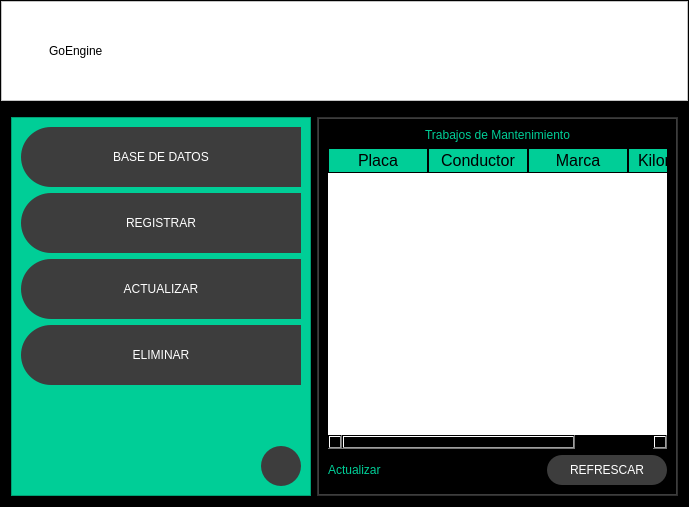
<?xml version="1.0" encoding="UTF-8"?>
<ui version="4.0">
 <class>MainWindow</class>
 <widget class="QMainWindow" name="MainWindow">
  <property name="geometry">
   <rect>
    <x>0</x>
    <y>0</y>
    <width>689</width>
    <height>507</height>
   </rect>
  </property>
  <property name="windowTitle">
   <string>MainWindow</string>
  </property>
  <widget class="QWidget" name="centralwidget">
   <layout class="QVBoxLayout" name="verticalLayout_12">
    <property name="leftMargin">
     <number>0</number>
    </property>
    <property name="topMargin">
     <number>0</number>
    </property>
    <property name="rightMargin">
     <number>0</number>
    </property>
    <property name="bottomMargin">
     <number>0</number>
    </property>
    <item>
     <widget class="QFrame" name="frame">
      <property name="styleSheet">
       <string notr="true">background-color: rgb(0, 0, 0);</string>
      </property>
      <property name="frameShape">
       <enum>QFrame::StyledPanel</enum>
      </property>
      <property name="frameShadow">
       <enum>QFrame::Raised</enum>
      </property>
      <layout class="QVBoxLayout" name="verticalLayout_2" stretch="1,8">
       <property name="leftMargin">
        <number>0</number>
       </property>
       <property name="topMargin">
        <number>0</number>
       </property>
       <property name="rightMargin">
        <number>0</number>
       </property>
       <property name="bottomMargin">
        <number>0</number>
       </property>
       <item>
        <widget class="QFrame" name="frame_superior">
         <property name="sizePolicy">
          <sizepolicy hsizetype="Preferred" vsizetype="Fixed">
           <horstretch>0</horstretch>
           <verstretch>0</verstretch>
          </sizepolicy>
         </property>
         <property name="minimumSize">
          <size>
           <width>0</width>
           <height>100</height>
          </size>
         </property>
         <property name="styleSheet">
          <string notr="true">QFrame{
	font: 30pt &quot;Old English Text MT&quot;;
	font: 30pt &quot;Bauhaus 93&quot;;
	background-color: rgb(255, 255, 255);
}
QPushButton{
	background-color: #000000ff;
	border-radius:20px;
}
QPushButton:hover{
	background-color: rgb(61, 61, 61);
	border-radius:20px;
}
</string>
         </property>
         <property name="frameShape">
          <enum>QFrame::StyledPanel</enum>
         </property>
         <property name="frameShadow">
          <enum>QFrame::Raised</enum>
         </property>
         <layout class="QHBoxLayout" name="horizontalLayout">
          <item>
           <widget class="QPushButton" name="bt_menu">
            <property name="text">
             <string/>
            </property>
            <property name="icon">
             <iconset>
              <normaloff>menu.png</normaloff>menu.png</iconset>
            </property>
            <property name="iconSize">
             <size>
              <width>38</width>
              <height>38</height>
             </size>
            </property>
           </widget>
          </item>
          <item>
           <widget class="QLabel" name="label_19">
            <property name="text">
             <string>GoEngine</string>
            </property>
           </widget>
          </item>
          <item>
           <spacer name="horizontalSpacer">
            <property name="orientation">
             <enum>Qt::Horizontal</enum>
            </property>
            <property name="sizeHint" stdset="0">
             <size>
              <width>457</width>
              <height>20</height>
             </size>
            </property>
           </spacer>
          </item>
          <item>
           <widget class="QPushButton" name="bt_minimizar">
            <property name="text">
             <string/>
            </property>
            <property name="icon">
             <iconset>
              <normaloff>extender.png</normaloff>extender.png</iconset>
            </property>
            <property name="iconSize">
             <size>
              <width>38</width>
              <height>38</height>
             </size>
            </property>
           </widget>
          </item>
          <item>
           <widget class="QPushButton" name="bt_colapsar">
            <property name="text">
             <string/>
            </property>
            <property name="icon">
             <iconset>
              <normaloff>contraer.png</normaloff>contraer.png</iconset>
            </property>
            <property name="iconSize">
             <size>
              <width>38</width>
              <height>38</height>
             </size>
            </property>
           </widget>
          </item>
          <item>
           <widget class="QPushButton" name="bt_cerrar">
            <property name="text">
             <string/>
            </property>
            <property name="icon">
             <iconset>
              <normaloff>cerrar.png</normaloff>cerrar.png</iconset>
            </property>
            <property name="iconSize">
             <size>
              <width>38</width>
              <height>38</height>
             </size>
            </property>
           </widget>
          </item>
         </layout>
        </widget>
       </item>
       <item>
        <widget class="QFrame" name="frame_contenido">
         <property name="frameShape">
          <enum>QFrame::StyledPanel</enum>
         </property>
         <property name="frameShadow">
          <enum>QFrame::Raised</enum>
         </property>
         <layout class="QHBoxLayout" name="horizontalLayout_2">
          <item>
           <widget class="QFrame" name="frame_menu">
            <property name="minimumSize">
             <size>
              <width>300</width>
              <height>0</height>
             </size>
            </property>
            <property name="maximumSize">
             <size>
              <width>0</width>
              <height>16777215</height>
             </size>
            </property>
            <property name="styleSheet">
             <string notr="true">QFrame{
	
	background-color: rgb(0, 206, 151);
}
QPushButton{
	background-color: rgb(61, 61, 61);
	border-top-left-radius:30px;
	border-bottom-left-radius:30px;
	color: rgb(255, 255, 255);
	font: 77 10pt &quot;Arial Black&quot;;
}
QPushButton:hover{
	background-color:white;
	border-top-left-radius:30px;
	border-bottom-left-radius:30px;
	color: rgb(0,0,0);
	font: 77 10pt &quot;Arial Black&quot;;
}
</string>
            </property>
            <property name="frameShape">
             <enum>QFrame::StyledPanel</enum>
            </property>
            <property name="frameShadow">
             <enum>QFrame::Raised</enum>
            </property>
            <layout class="QVBoxLayout" name="verticalLayout_3">
             <item>
              <widget class="QPushButton" name="bt_database">
               <property name="enabled">
                <bool>true</bool>
               </property>
               <property name="minimumSize">
                <size>
                 <width>0</width>
                 <height>60</height>
                </size>
               </property>
               <property name="text">
                <string>BASE DE DATOS</string>
               </property>
               <property name="icon">
                <iconset>
                 <normaloff>base de datos.png</normaloff>base de datos.png</iconset>
               </property>
               <property name="iconSize">
                <size>
                 <width>30</width>
                 <height>30</height>
                </size>
               </property>
              </widget>
             </item>
             <item>
              <widget class="QPushButton" name="bt_registrar">
               <property name="enabled">
                <bool>true</bool>
               </property>
               <property name="minimumSize">
                <size>
                 <width>0</width>
                 <height>60</height>
                </size>
               </property>
               <property name="text">
                <string>REGISTRAR</string>
               </property>
               <property name="icon">
                <iconset>
                 <normaloff>filtro.png</normaloff>filtro.png</iconset>
               </property>
               <property name="iconSize">
                <size>
                 <width>30</width>
                 <height>30</height>
                </size>
               </property>
              </widget>
             </item>
             <item>
              <widget class="QPushButton" name="bt_actualizar">
               <property name="minimumSize">
                <size>
                 <width>0</width>
                 <height>60</height>
                </size>
               </property>
               <property name="text">
                <string>ACTUALIZAR</string>
               </property>
               <property name="icon">
                <iconset>
                 <normaloff>lapiz.png</normaloff>lapiz.png</iconset>
               </property>
               <property name="iconSize">
                <size>
                 <width>30</width>
                 <height>30</height>
                </size>
               </property>
              </widget>
             </item>
             <item>
              <widget class="QPushButton" name="bt_eliminar">
               <property name="minimumSize">
                <size>
                 <width>0</width>
                 <height>60</height>
                </size>
               </property>
               <property name="text">
                <string>ELIMINAR</string>
               </property>
               <property name="icon">
                <iconset>
                 <normaloff>settings.png</normaloff>settings.png</iconset>
               </property>
               <property name="iconSize">
                <size>
                 <width>30</width>
                 <height>30</height>
                </size>
               </property>
              </widget>
             </item>
             <item>
              <spacer name="verticalSpacer_5">
               <property name="orientation">
                <enum>Qt::Vertical</enum>
               </property>
               <property name="sizeHint" stdset="0">
                <size>
                 <width>20</width>
                 <height>40</height>
                </size>
               </property>
              </spacer>
             </item>
             <item alignment="Qt::AlignRight">
              <widget class="QPushButton" name="bt_ingreso">
               <property name="sizePolicy">
                <sizepolicy hsizetype="Fixed" vsizetype="Fixed">
                 <horstretch>40</horstretch>
                 <verstretch>40</verstretch>
                </sizepolicy>
               </property>
               <property name="minimumSize">
                <size>
                 <width>40</width>
                 <height>40</height>
                </size>
               </property>
               <property name="styleSheet">
                <string notr="true">QPushButton{
	background-color: rgb(61, 61, 61);
	border-top-left-radius:20px;
	border-bottom-left-radius:20px;
	border-top-right-radius:20px;
	border-bottom-right-radius:20px;
	color: rgb(255, 255, 255);
	font: 77 10pt &quot;Arial Black&quot;;
}
QPushButton:hover{
	background-color:white;
	border-top-left-radius:20px;
	border-bottom-left-radius:20px;
	border-top-right-radius:20px;
	border-bottom-right-radius:20px;
	color: rgb(0,0,0);
	font: 77 10pt &quot;Arial Black&quot;;
}</string>
               </property>
               <property name="text">
                <string/>
               </property>
               <property name="icon">
                <iconset>
                 <normaloff>avatar.png</normaloff>avatar.png</iconset>
               </property>
               <property name="iconSize">
                <size>
                 <width>25</width>
                 <height>25</height>
                </size>
               </property>
              </widget>
             </item>
            </layout>
           </widget>
          </item>
          <item>
           <widget class="QFrame" name="frame_paginas">
            <property name="styleSheet">
             <string notr="true">QFrame{
	
	background-color: rgb(61, 61, 61);
}
QLabel{
	font: 87 14pt &quot;Arial Black&quot;;
	background-color:#000000ff;
	color: rgb(0, 206, 151);
	border:0px solid #14C8DC;
}
QLineEdit{
	border:0px;
	color: rgb(255, 255, 255);
	border-bottom:2px solid  rgb(61, 61, 61);
	font: 75 14pt &quot;Times New Roman&quot;;
	
}
QPushButton{
	background-color: rgb(61, 61, 61);
	border-radius:15px;
	color: rgb(255, 255, 255);
	font: 77 10pt &quot;Arial Black&quot;;
}

QPushButton:hover{
	background-color:rgb(0, 206, 151);
	border-radius:15px;
	color: rgb(0,0,0);
	font: 77 10pt &quot;Arial Black&quot;;
}

QTableWidget{
	background-color:rgb(255, 255, 255);
	color: rgb(0,0,0);
	gridline-color: rgb(0, 206, 151);
	border:0px;
	color: rgb(255, 255, 255);
	font-size: 12pt;
	color: #000000;
}
QHeaderView::section{
	background-color:rgb(0, 206, 151);
	border:1px solid rgb(0,0,0);
	font-size:12pt;
}
QTableWidgetQTableCornerButton::section{
	background-color:rgb(0,0,0);
	border:1px solid rgb(0, 206, 151);
}
</string>
            </property>
            <property name="frameShape">
             <enum>QFrame::StyledPanel</enum>
            </property>
            <property name="frameShadow">
             <enum>QFrame::Raised</enum>
            </property>
            <layout class="QVBoxLayout" name="verticalLayout_4">
             <property name="spacing">
              <number>0</number>
             </property>
             <property name="leftMargin">
              <number>1</number>
             </property>
             <property name="topMargin">
              <number>1</number>
             </property>
             <property name="rightMargin">
              <number>1</number>
             </property>
             <property name="bottomMargin">
              <number>1</number>
             </property>
             <item>
              <widget class="QStackedWidget" name="stackedWidget">
               <widget class="QWidget" name="page_base_datos">
                <layout class="QVBoxLayout" name="verticalLayout_5">
                 <item>
                  <widget class="QLabel" name="label">
                   <property name="text">
                    <string>Trabajos de Mantenimiento</string>
                   </property>
                   <property name="alignment">
                    <set>Qt::AlignCenter</set>
                   </property>
                  </widget>
                 </item>
                 <item>
                  <widget class="QTableWidget" name="tabla_OT_pgBD">
                   <column>
                    <property name="text">
                     <string>Placa</string>
                    </property>
                   </column>
                   <column>
                    <property name="text">
                     <string>Conductor</string>
                    </property>
                   </column>
                   <column>
                    <property name="text">
                     <string>Marca</string>
                    </property>
                   </column>
                   <column>
                    <property name="text">
                     <string>Kilometraje</string>
                    </property>
                   </column>
                  </widget>
                 </item>
                 <item>
                  <layout class="QHBoxLayout" name="horizontalLayout_3">
                   <item>
                    <widget class="QLabel" name="label_18">
                     <property name="text">
                      <string>Actualizar</string>
                     </property>
                    </widget>
                   </item>
                   <item>
                    <spacer name="horizontalSpacer_2">
                     <property name="orientation">
                      <enum>Qt::Horizontal</enum>
                     </property>
                     <property name="sizeHint" stdset="0">
                      <size>
                       <width>40</width>
                       <height>20</height>
                      </size>
                     </property>
                    </spacer>
                   </item>
                   <item>
                    <widget class="QPushButton" name="bt_pgBD_refrescar">
                     <property name="minimumSize">
                      <size>
                       <width>120</width>
                       <height>30</height>
                      </size>
                     </property>
                     <property name="text">
                      <string>REFRESCAR</string>
                     </property>
                    </widget>
                   </item>
                  </layout>
                 </item>
                </layout>
               </widget>
               <widget class="QWidget" name="page_registrar">
                <layout class="QVBoxLayout" name="verticalLayout_8">
                 <item>
                  <widget class="QLabel" name="label_7">
                   <property name="minimumSize">
                    <size>
                     <width>0</width>
                     <height>80</height>
                    </size>
                   </property>
                   <property name="font">
                    <font>
                     <family>Arial Black</family>
                     <pointsize>16</pointsize>
                     <weight>10</weight>
                     <italic>false</italic>
                     <bold>false</bold>
                    </font>
                   </property>
                   <property name="styleSheet">
                    <string notr="true">font: 87 16pt &quot;Arial Black&quot;;</string>
                   </property>
                   <property name="text">
                    <string>Registro de Vehículos</string>
                   </property>
                   <property name="alignment">
                    <set>Qt::AlignCenter</set>
                   </property>
                  </widget>
                 </item>
                 <item>
                  <spacer name="verticalSpacer_2">
                   <property name="orientation">
                    <enum>Qt::Vertical</enum>
                   </property>
                   <property name="sizeType">
                    <enum>QSizePolicy::Fixed</enum>
                   </property>
                   <property name="sizeHint" stdset="0">
                    <size>
                     <width>20</width>
                     <height>40</height>
                    </size>
                   </property>
                  </spacer>
                 </item>
                 <item>
                  <layout class="QHBoxLayout" name="horizontalLayout_4">
                   <property name="spacing">
                    <number>30</number>
                   </property>
                   <item>
                    <layout class="QVBoxLayout" name="verticalLayout_6">
                     <item>
                      <widget class="QLabel" name="label_2">
                       <property name="text">
                        <string>Placa</string>
                       </property>
                      </widget>
                     </item>
                     <item>
                      <widget class="QLabel" name="label_6">
                       <property name="text">
                        <string>Conductor</string>
                       </property>
                      </widget>
                     </item>
                     <item>
                      <widget class="QLabel" name="label_5">
                       <property name="text">
                        <string>Marca</string>
                       </property>
                      </widget>
                     </item>
                     <item>
                      <widget class="QLabel" name="label_11">
                       <property name="text">
                        <string>Kilometraje</string>
                       </property>
                      </widget>
                     </item>
                    </layout>
                   </item>
                   <item>
                    <layout class="QVBoxLayout" name="verticalLayout_7">
                     <property name="spacing">
                      <number>8</number>
                     </property>
                     <item>
                      <widget class="QLineEdit" name="txb_pgReg_cod">
                       <property name="minimumSize">
                        <size>
                         <width>40</width>
                         <height>30</height>
                        </size>
                       </property>
                      </widget>
                     </item>
                     <item>
                      <widget class="QLineEdit" name="txb_pgReg_fech">
                       <property name="minimumSize">
                        <size>
                         <width>40</width>
                         <height>30</height>
                        </size>
                       </property>
                      </widget>
                     </item>
                     <item>
                      <widget class="QLineEdit" name="txb_pgReg_trab">
                       <property name="minimumSize">
                        <size>
                         <width>40</width>
                         <height>30</height>
                        </size>
                       </property>
                      </widget>
                     </item>
                     <item>
                      <widget class="QLineEdit" name="lineEdit"/>
                     </item>
                    </layout>
                   </item>
                   <item>
                    <spacer name="horizontalSpacer_4">
                     <property name="orientation">
                      <enum>Qt::Horizontal</enum>
                     </property>
                     <property name="sizeHint" stdset="0">
                      <size>
                       <width>40</width>
                       <height>20</height>
                      </size>
                     </property>
                    </spacer>
                   </item>
                  </layout>
                 </item>
                 <item>
                  <spacer name="verticalSpacer">
                   <property name="orientation">
                    <enum>Qt::Vertical</enum>
                   </property>
                   <property name="sizeHint" stdset="0">
                    <size>
                     <width>20</width>
                     <height>40</height>
                    </size>
                   </property>
                  </spacer>
                 </item>
                 <item>
                  <layout class="QHBoxLayout" name="horizontalLayout_5">
                   <item>
                    <widget class="QLabel" name="label_8">
                     <property name="text">
                      <string>TextLabel</string>
                     </property>
                    </widget>
                   </item>
                   <item>
                    <spacer name="horizontalSpacer_3">
                     <property name="orientation">
                      <enum>Qt::Horizontal</enum>
                     </property>
                     <property name="sizeHint" stdset="0">
                      <size>
                       <width>40</width>
                       <height>20</height>
                      </size>
                     </property>
                    </spacer>
                   </item>
                   <item>
                    <widget class="QPushButton" name="bt_pgReg_save">
                     <property name="text">
                      <string>GUARDAR</string>
                     </property>
                    </widget>
                   </item>
                  </layout>
                 </item>
                </layout>
               </widget>
               <widget class="QWidget" name="page_actualizar">
                <layout class="QVBoxLayout" name="verticalLayout_11">
                 <item>
                  <widget class="QLabel" name="label_16">
                   <property name="text">
                    <string>Modificar</string>
                   </property>
                   <property name="alignment">
                    <set>Qt::AlignCenter</set>
                   </property>
                  </widget>
                 </item>
                 <item>
                  <layout class="QHBoxLayout" name="horizontalLayout_9">
                   <item>
                    <widget class="QLabel" name="label_15">
                     <property name="text">
                      <string>Placa</string>
                     </property>
                    </widget>
                   </item>
                   <item>
                    <widget class="QLineEdit" name="txb_pgAct_NOrd"/>
                   </item>
                   <item>
                    <widget class="QPushButton" name="bt_pgAct_consul">
                     <property name="minimumSize">
                      <size>
                       <width>120</width>
                       <height>30</height>
                      </size>
                     </property>
                     <property name="text">
                      <string>CONSULTAR</string>
                     </property>
                    </widget>
                   </item>
                  </layout>
                 </item>
                 <item>
                  <spacer name="verticalSpacer_3">
                   <property name="orientation">
                    <enum>Qt::Vertical</enum>
                   </property>
                   <property name="sizeType">
                    <enum>QSizePolicy::Minimum</enum>
                   </property>
                   <property name="sizeHint" stdset="0">
                    <size>
                     <width>20</width>
                     <height>46</height>
                    </size>
                   </property>
                  </spacer>
                 </item>
                 <item>
                  <layout class="QHBoxLayout" name="horizontalLayout_7">
                   <property name="spacing">
                    <number>30</number>
                   </property>
                   <item>
                    <layout class="QVBoxLayout" name="verticalLayout_9">
                     <item>
                      <widget class="QLabel" name="label_3">
                       <property name="text">
                        <string>Placa</string>
                       </property>
                      </widget>
                     </item>
                     <item>
                      <widget class="QLabel" name="label_9">
                       <property name="text">
                        <string>Fecha</string>
                       </property>
                      </widget>
                     </item>
                     <item>
                      <widget class="QLabel" name="label_10">
                       <property name="text">
                        <string>Kilometraje</string>
                       </property>
                      </widget>
                     </item>
                     <item>
                      <widget class="QLabel" name="label_12">
                       <property name="text">
                        <string>Conductor</string>
                       </property>
                      </widget>
                     </item>
                    </layout>
                   </item>
                   <item>
                    <layout class="QVBoxLayout" name="verticalLayout_10">
                     <property name="spacing">
                      <number>8</number>
                     </property>
                     <item>
                      <widget class="QLineEdit" name="txb_pgReg_cod_2">
                       <property name="minimumSize">
                        <size>
                         <width>40</width>
                         <height>30</height>
                        </size>
                       </property>
                      </widget>
                     </item>
                     <item>
                      <widget class="QLineEdit" name="txb_pgReg_fech_2">
                       <property name="minimumSize">
                        <size>
                         <width>40</width>
                         <height>30</height>
                        </size>
                       </property>
                      </widget>
                     </item>
                     <item>
                      <widget class="QLineEdit" name="txb_pgReg_trab_2">
                       <property name="minimumSize">
                        <size>
                         <width>40</width>
                         <height>30</height>
                        </size>
                       </property>
                      </widget>
                     </item>
                     <item>
                      <widget class="QLineEdit" name="lineEdit_2"/>
                     </item>
                    </layout>
                   </item>
                   <item>
                    <spacer name="horizontalSpacer_6">
                     <property name="orientation">
                      <enum>Qt::Horizontal</enum>
                     </property>
                     <property name="sizeHint" stdset="0">
                      <size>
                       <width>40</width>
                       <height>20</height>
                      </size>
                     </property>
                    </spacer>
                   </item>
                  </layout>
                 </item>
                 <item>
                  <spacer name="verticalSpacer_4">
                   <property name="orientation">
                    <enum>Qt::Vertical</enum>
                   </property>
                   <property name="sizeType">
                    <enum>QSizePolicy::Minimum</enum>
                   </property>
                   <property name="sizeHint" stdset="0">
                    <size>
                     <width>20</width>
                     <height>47</height>
                    </size>
                   </property>
                  </spacer>
                 </item>
                 <item>
                  <layout class="QHBoxLayout" name="horizontalLayout_8">
                   <item>
                    <widget class="QLabel" name="label_14">
                     <property name="text">
                      <string>Guardar Cambios</string>
                     </property>
                    </widget>
                   </item>
                   <item>
                    <spacer name="horizontalSpacer_5">
                     <property name="orientation">
                      <enum>Qt::Horizontal</enum>
                     </property>
                     <property name="sizeHint" stdset="0">
                      <size>
                       <width>40</width>
                       <height>20</height>
                      </size>
                     </property>
                    </spacer>
                   </item>
                   <item>
                    <widget class="QPushButton" name="bt_pgAct_save">
                     <property name="minimumSize">
                      <size>
                       <width>120</width>
                       <height>30</height>
                      </size>
                     </property>
                     <property name="text">
                      <string>Actualizar</string>
                     </property>
                    </widget>
                   </item>
                  </layout>
                 </item>
                </layout>
               </widget>
               <widget class="QWidget" name="page_eliminar">
                <layout class="QVBoxLayout" name="verticalLayout">
                 <item>
                  <widget class="QLabel" name="label_4">
                   <property name="text">
                    <string>Eliminar Trabajo</string>
                   </property>
                   <property name="alignment">
                    <set>Qt::AlignCenter</set>
                   </property>
                  </widget>
                 </item>
                 <item>
                  <layout class="QHBoxLayout" name="horizontalLayout_10">
                   <item>
                    <widget class="QLabel" name="label_17">
                     <property name="text">
                      <string>Placa</string>
                     </property>
                    </widget>
                   </item>
                   <item>
                    <widget class="QLineEdit" name="lineEdit_12"/>
                   </item>
                   <item>
                    <widget class="QPushButton" name="bt_pgElim_consul">
                     <property name="minimumSize">
                      <size>
                       <width>120</width>
                       <height>30</height>
                      </size>
                     </property>
                     <property name="text">
                      <string>Consultar</string>
                     </property>
                    </widget>
                   </item>
                  </layout>
                 </item>
                 <item>
                  <widget class="QTableWidget" name="tabla_OT_pgElim"/>
                 </item>
                 <item>
                  <layout class="QHBoxLayout" name="horizontalLayout_6">
                   <item>
                    <widget class="QLabel" name="label_23">
                     <property name="text">
                      <string>Eliminar Registro</string>
                     </property>
                    </widget>
                   </item>
                   <item>
                    <spacer name="horizontalSpacer_7">
                     <property name="orientation">
                      <enum>Qt::Horizontal</enum>
                     </property>
                     <property name="sizeHint" stdset="0">
                      <size>
                       <width>40</width>
                       <height>20</height>
                      </size>
                     </property>
                    </spacer>
                   </item>
                   <item>
                    <widget class="QPushButton" name="bt_pgElim_save">
                     <property name="minimumSize">
                      <size>
                       <width>120</width>
                       <height>30</height>
                      </size>
                     </property>
                     <property name="text">
                      <string>Guardar</string>
                     </property>
                    </widget>
                   </item>
                  </layout>
                 </item>
                </layout>
               </widget>
               <widget class="QWidget" name="page_program"/>
              </widget>
             </item>
            </layout>
           </widget>
          </item>
         </layout>
        </widget>
       </item>
      </layout>
     </widget>
    </item>
   </layout>
  </widget>
 </widget>
 <resources/>
 <connections/>
</ui>
